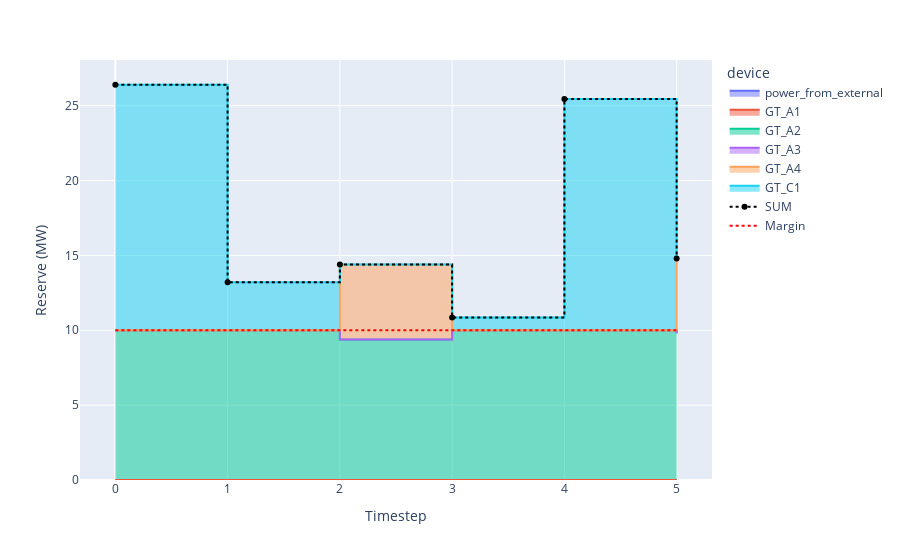

Notebook code for this chart:
### Code cell
plots.plotReserve(sim)

### Figure 1 — Plotly figure (JSON) as saved in the notebook; plotly's stock layout.template omitted (floating-point values rounded to 4 significant figures)
{"data": [{"hovertemplate": "device=power_from_external<br>time=%{x}<br>value=%{y}<extra></extra>", "legendgroup": "power_from_external", "line": {"color": "#636efa", "shape": "hv"}, "mode": "lines", "name": "power_from_external", "orientation": "v", "showlegend": true, "stackgroup": "1", "type": "scatter", "x": [0, 1, 2, 3, 4, 5], "xaxis": "x", "y": [0, 0, 0, 0, 0, 0], "yaxis": "y"}, {"hovertemplate": "device=GT_A1<br>time=%{x}<br>value=%{y}<extra></extra>", "legendgroup": "GT_A1", "line": {"color": "#EF553B", "shape": "hv"}, "mode": "lines", "name": "GT_A1", "orientation": "v", "showlegend": true, "stackgroup": "1", "type": "scatter", "x": [0, 1, 2, 3, 4, 5], "xaxis": "x", "y": [0, 0, 0, 0, 0, 0], "yaxis": "y"}, {"hovertemplate": "device=GT_A2<br>time=%{x}<br>value=%{y}<extra></extra>", "legendgroup": "GT_A2", "line": {"color": "#00cc96", "shape": "hv"}, "mode": "lines", "name": "GT_A2", "orientation": "v", "showlegend": true, "stackgroup": "1", "type": "scatter", "x": [0, 1, 2, 3, 4, 5], "xaxis": "x", "y": [10, 10, 9.388, 10, 10, 9.796], "yaxis": "y"}, {"hovertemplate": "device=GT_A3<br>time=%{x}<br>value=%{y}<extra></extra>", "legendgroup": "GT_A3", "line": {"color": "#ab63fa", "shape": "hv"}, "mode": "lines", "name": "GT_A3", "orientation": "v", "showlegend": true, "stackgroup": "1", "type": "scatter", "x": [0, 1, 2, 3, 4, 5], "xaxis": "x", "y": [0, 0, 0, 0, 0, 0], "yaxis": "y"}, {"hovertemplate": "device=GT_A4<br>time=%{x}<br>value=%{y}<extra></extra>", "legendgroup": "GT_A4", "line": {"color": "#FFA15A", "shape": "hv"}, "mode": "lines", "name": "GT_A4", "orientation": "v", "showlegend": true, "stackgroup": "1", "type": "scatter", "x": [0, 1, 2, 3, 4, 5], "xaxis": "x", "y": [0, 0, 5, 0, 0, 5], "yaxis": "y"}, {"hovertemplate": "device=GT_C1<br>time=%{x}<br>value=%{y}<extra></extra>", "legendgroup": "GT_C1", "line": {"color": "#19d3f3", "shape": "hv"}, "mode": "lines", "name": "GT_C1", "orientation": "v", "showlegend": true, "stackgroup": "1", "type": "scatter", "x": [0, 1, 2, 3, 4, 5], "xaxis": "x", "y": [16.4, 3.203, 0, 0.86, 15.44, 0], "yaxis": "y"}, {"line": {"color": "black", "dash": "dot", "shape": "hv"}, "name": "SUM", "type": "scatter", "x": [0, 1, 2, 3, 4, 5], "y": [26.4, 13.2, 14.39, 10.86, 25.44, 14.8]}, {"line": {"color": "red", "dash": "dot"}, "mode": "lines", "name": "Margin", "type": "scatter", "x": [0, 1, 2, 3, 4, 5], "y": [10, 10, 10, 10, 10, 10]}], "layout": {"autosize": true, "legend": {"title": {"text": "device"}, "tracegroupgap": 0}, "margin": {"t": 60}, "xaxis": {"anchor": "y", "autorange": true, "domain": [0, 1], "range": [-0.3238, 5.324], "title": {"text": "Timestep"}, "type": "linear"}, "yaxis": {"anchor": "x", "autorange": true, "domain": [0, 1], "range": [0, 28.15], "title": {"text": "Reserve (MW)"}, "type": "linear"}}}
